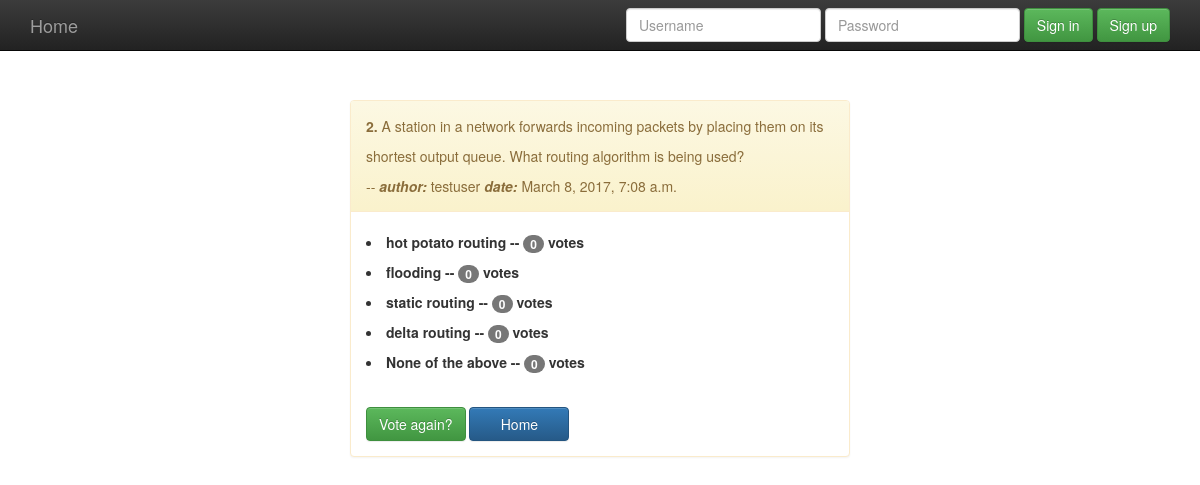
The page /polls/2/results/ on the database as committed earlier.
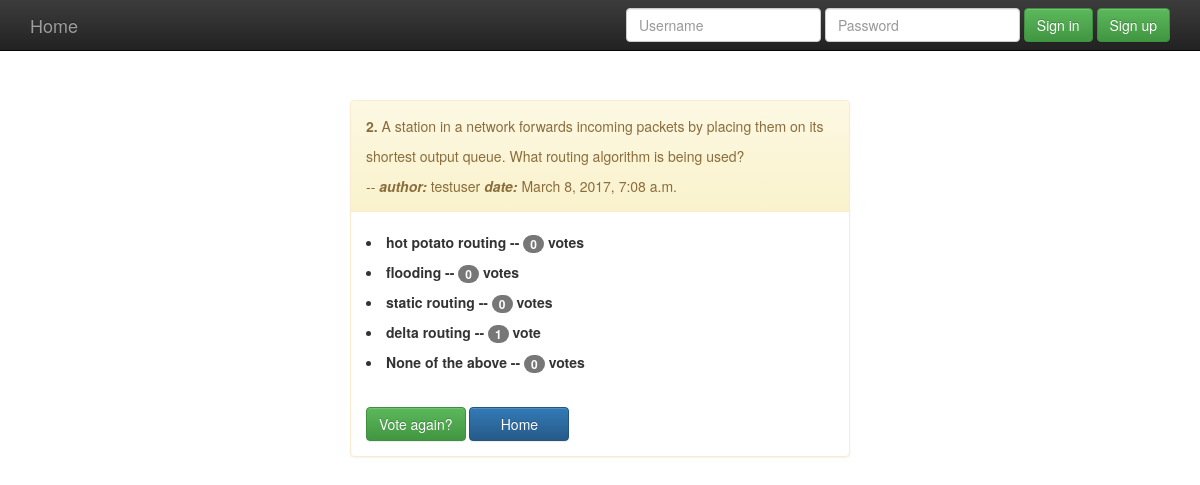
The same page on the database as committed later.
### polls/models.py (models this page shows, shortened)
class Choice(models.Model):
    question = models.ForeignKey(Question, on_delete=models.CASCADE)
    choice_text = models.CharField(max_length=200)
    votes = models.IntegerField(default=0)

### polls/views.py (the view)
# urls.py: url(r'^(?P<pk>[0-9]+)/results/$', views.ResultsView.as_view(), name='results'),
class ResultsView(generic.DetailView):
    model = Question
    template_name = 'polls/results.html'

### polls/templates/polls/results.html
{% extends 'polls/base.html' %}
{% block content %}
    <div class="panel panel-warning" style="margin:0 auto;width:500px;margin-top: 100px;line-height:30px;">
        <div class="panel-heading">
            <b>{{ question.id  }}. </b>{{ question.question_text }}
            <br>-- <i><b>author:</b></i> {{ question.owner.username }}  <i><b>date:</b></i> {{ question.pub_date }}
        </div>
        <div class="panel-body">
            {% for choice in question.choice_set.all %}
                <li><strong>{{ choice.choice_text }} -- <span class="badge">{{ choice.votes }}</span>
                    vote{{ choice.votes|pluralize }}</strong></li>
            {% endfor %}
        </div>
        <div class="panel-body">
            <a href="{% url 'polls:detail' question.id %}">
                <button type="button" class="btn btn-success">Vote again?</button>
            </a>
            <a href="{% url 'polls:index' %}">
                <button type="button" class="btn btn-primary" style="width: 100px">Home</button>
            </a>
        </div>
    </div>
{% endblock %}

Rows that differ between the two databases and show on the page:
changed Choice "delta routing": votes "0" → "1"
